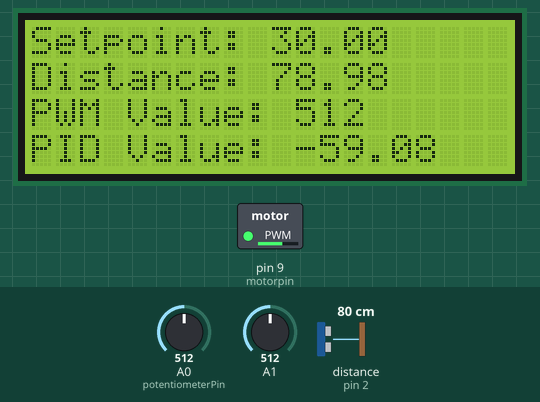
Recording of a sketch running on a simulated Arduino Uno, built with avr-gcc and run on an emulated ATmega328P. Parts: 20×4 character LCD, switched loads named in the sketch (green lamp = pin HIGH). Wiring (inferred from the names in the program): ultrasonic range finder: trigger pin 3; echo pin 2. The test bench sets the inputs (shaded band); at power-on: distance to the obstacle (sensor on pin 2) 80 cm, A0 (potentiometerPin) = 512, A1 = 512. The echo pulse lasts 58.3 µs per cm; pins used as bus, display or sensor lines are not drawn; what the sketch prints to the serial monitor is not drawn.

Above: at 3.2 s.
3.3 s: distance to the obstacle (sensor on pin 2) set to 18 cm
At 3.8 s:
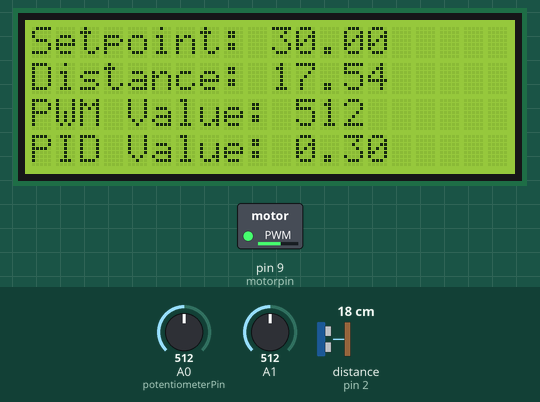
6.6 s: A0 (potentiometerPin) set to 1015
At 7.3 s:
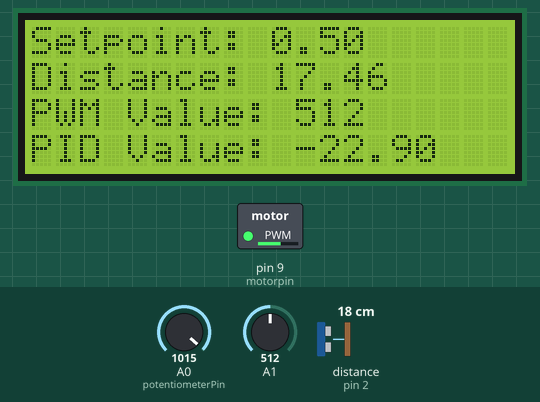
8.3 s: A0 (potentiometerPin) set to 1023
At 9.0 s:
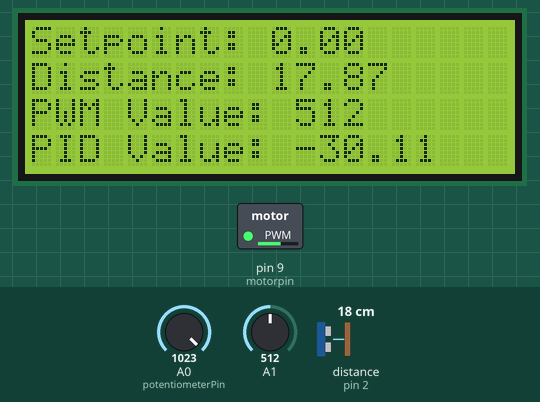
10.1 s: distance to the obstacle (sensor on pin 2) set to 60 cm
At 10.8 s:
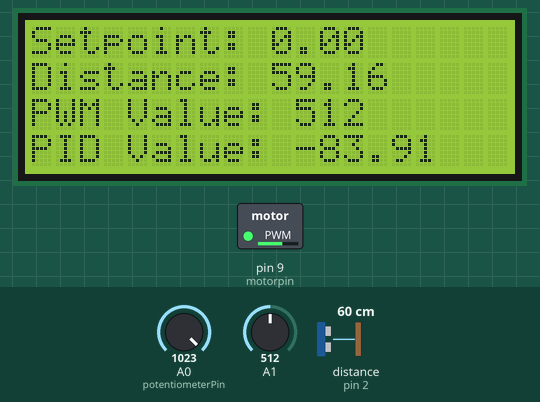
13.4 s: A1 set to 111
At 13.9 s:
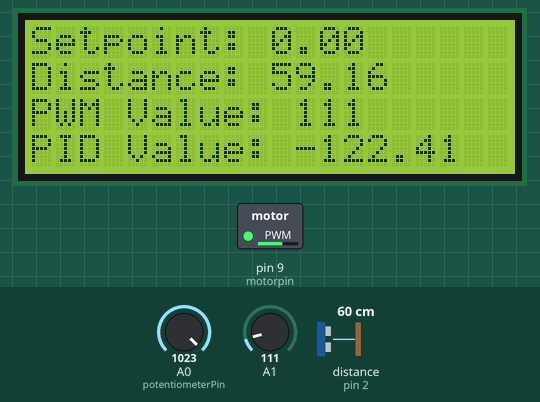
15.0 s: A1 set to 94
At 15.8 s:
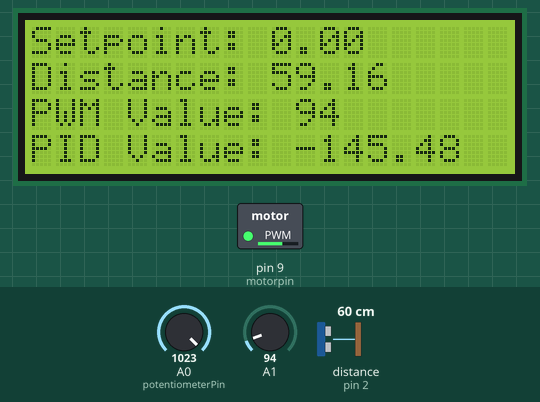
Timing chart, 0 to 18.0 s (numbered marks = the images above; inputs shaded):
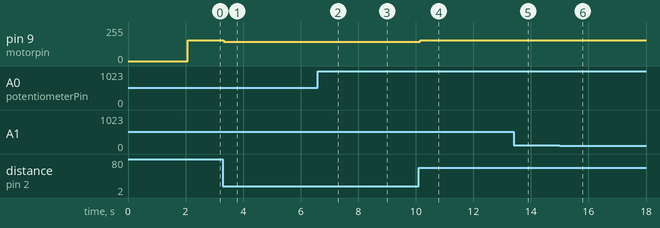

Measured:
- after the input at 3.3 s, pin 9 (motorpin): 154/255 → 143/255 at once
- after the input at 8.3 s, pin 9 (motorpin): 143/255 → 144/255 after 1.2 s instead of 1.3 s
- what the display in image 1 shows lasts 0.5 s, from 3.4 s to 3.9 s
- what the display in image 4 shows lasts 0.6 s, from 10.4 s to 11.0 s

The sketch:

hardcode.ino
```cpp
#include <Wire.h>
#include <LiquidCrystal_I2C.h>

const int trigPin = 3;
const int echoPin = 2;
const int potentiometerPin = A0;
const int motorpin = 9;

const float Kp = 1.05;                 // Proportional gain
const float Ki = 0.026;                // Integral gain
const float Kd = 0.095;                // Derivative gain

float setpoint = 0.0;
float error = 0.0;
float lastError = 0.0;
float integral = 0.0;

LiquidCrystal_I2C lcd(0x27, 20, 4);  // Change 0x27 to your LCD I2C address

void setup() {
    Serial.begin(9600);
    lcd.begin();
    pinMode(trigPin, OUTPUT);
    pinMode(echoPin, INPUT);
    analogWrite(motorpin, 0);
    delay(2000);
}

// Ultrasonic Sensor Function
float getDistance() {
    digitalWrite(trigPin, LOW);
    delayMicroseconds(2);
    digitalWrite(trigPin, HIGH);
    delayMicroseconds(10);
    digitalWrite(trigPin, LOW);

    long duration = pulseIn(echoPin, HIGH);
    return duration * 0.034 / 2;
}

// Potentiometer and Motor Function
void controlMotor() {
    int sensorValue = analogRead(potentiometerPin);
    setpoint = map(sensorValue, 0, 1023, 600, 0);  // Adjust the setpoint range based on your needs
    setpoint = setpoint / 10;

    error = setpoint - getDistance();
    integral += error;
    float derivative = error - lastError;

    // Calculate PID output
    float output = Kp * error + Ki * integral + Kd * derivative;

    // Map the PID output to PWM range
    int pwmValue = map(output, 255, -255, 0, 255);
    pwmValue = constrain(pwmValue, 143, 154);

    analogWrite(motorpin, pwmValue);

    lastError = error;

    // Display on Serial Monitor
    Serial.println("Setpoint: " + String(setpoint) + "\tDistance: " + String(getDistance()) +
                    "\tPWM Value: " + String(pwmValue) + "\tPID Value: " + String(output));

    // Update the LCD display with a delay
    updateLCD();
}

// Function to update the LCD display
void updateLCD() {
    static unsigned long lastUpdateTime = 0;
    const unsigned long lcdRefreshInterval = 500;  // Set your desired refresh interval in milliseconds

    if (millis() - lastUpdateTime >= lcdRefreshInterval) {
        lcd.clear();
        lcd.setCursor(0, 0);
        lcd.print("Setpoint: " + String(setpoint));
        lcd.setCursor(0, 1);
        lcd.print("Distance: " + String(getDistance()));
        lcd.setCursor(0, 2);
        lcd.print("PWM Value: " + String(analogRead(motorpin)));
        lcd.setCursor(0, 3);
        lcd.print("PID Value: " + String(Kp * error + Ki * integral + Kd * (error - lastError)));

        lastUpdateTime = millis();
    }
}

void loop() {
    controlMotor();
    delay(100);
}
```
